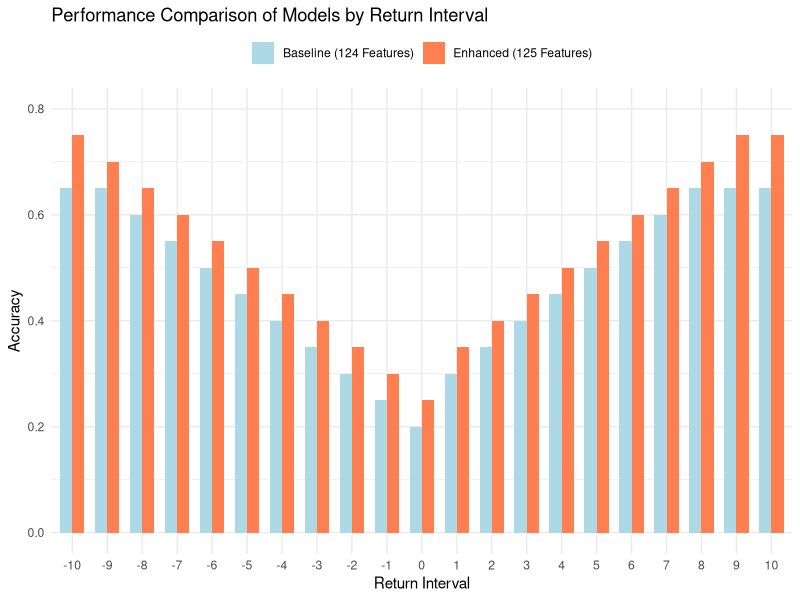
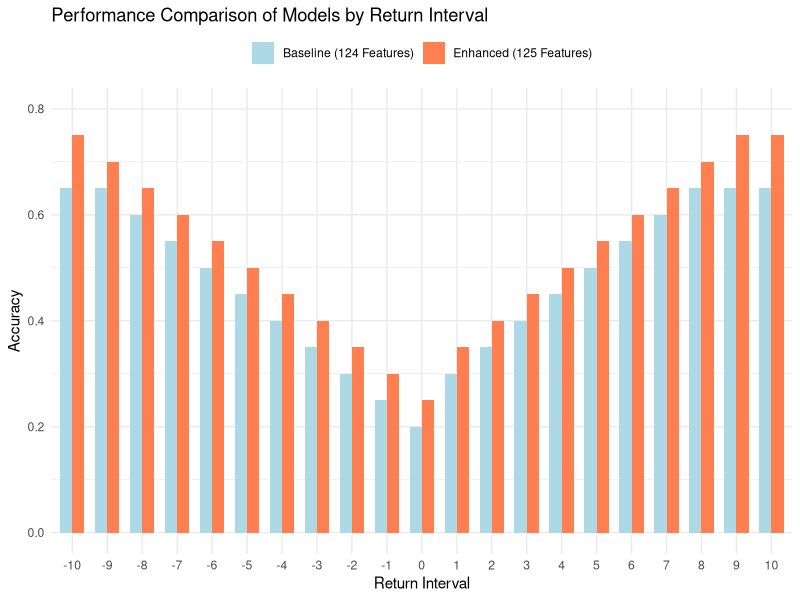

Generate these figures, in order, with R:
# 加载必要的包
library(ggplot2)
library(dplyr)
library(tidyr)

# 创建示例数据（请替换为您的实际数据）
return_intervals <- -10:10
baseline_accuracy <- c(0.65, 0.65, 0.6, 0.55, 0.5, 0.45, 0.4, 0.35, 0.3, 0.25, 0.2, 
                       0.3, 0.35, 0.4, 0.45, 0.5, 0.55, 0.6, 0.65, 0.65, 0.65)  # 基础模型准确率
enhanced_accuracy <- c(0.75, 0.7, 0.65, 0.6, 0.55, 0.5, 0.45, 0.4, 0.35, 0.3, 0.25, 
                       0.35, 0.4, 0.45, 0.5, 0.55, 0.6, 0.65, 0.7, 0.75, 0.75)  # 增强模型准确率
data <- data.frame(Return_Interval = return_intervals,
                   Baseline_Accuracy = baseline_accuracy,
                   Enhanced_Accuracy = enhanced_accuracy)

# 将数据转换为长格式
data_long <- data %>%
  pivot_longer(cols = c(Baseline_Accuracy, Enhanced_Accuracy),
               names_to = "Model",
               values_to = "Accuracy")

# 绘制柱状图
p2 <- ggplot(data_long, aes(x = factor(Return_Interval), y = Accuracy, fill = Model)) +
  geom_bar(stat = "identity", position = "dodge", width = 0.7) +
  labs(title = "Performance Comparison of Models by Return Interval",
       x = "Return Interval",
       y = "Accuracy") +
  scale_fill_manual(values = c("Baseline_Accuracy" = "lightblue", "Enhanced_Accuracy" = "coral"),
                    labels = c("Baseline (124 Features)", "Enhanced (125 Features)")) +
  scale_y_continuous(limits = c(0, 0.8), breaks = seq(0, 0.8, 0.2)) +
  theme_minimal() +
  theme(legend.position = "top",
        legend.title = element_blank())

# 显示图表
print(p2)

# 保存图表为 PNG 文件
ggsave("Model_Accuracy_by_Return_Interval.png", plot = p2, width = 10, height = 6, dpi = 300)